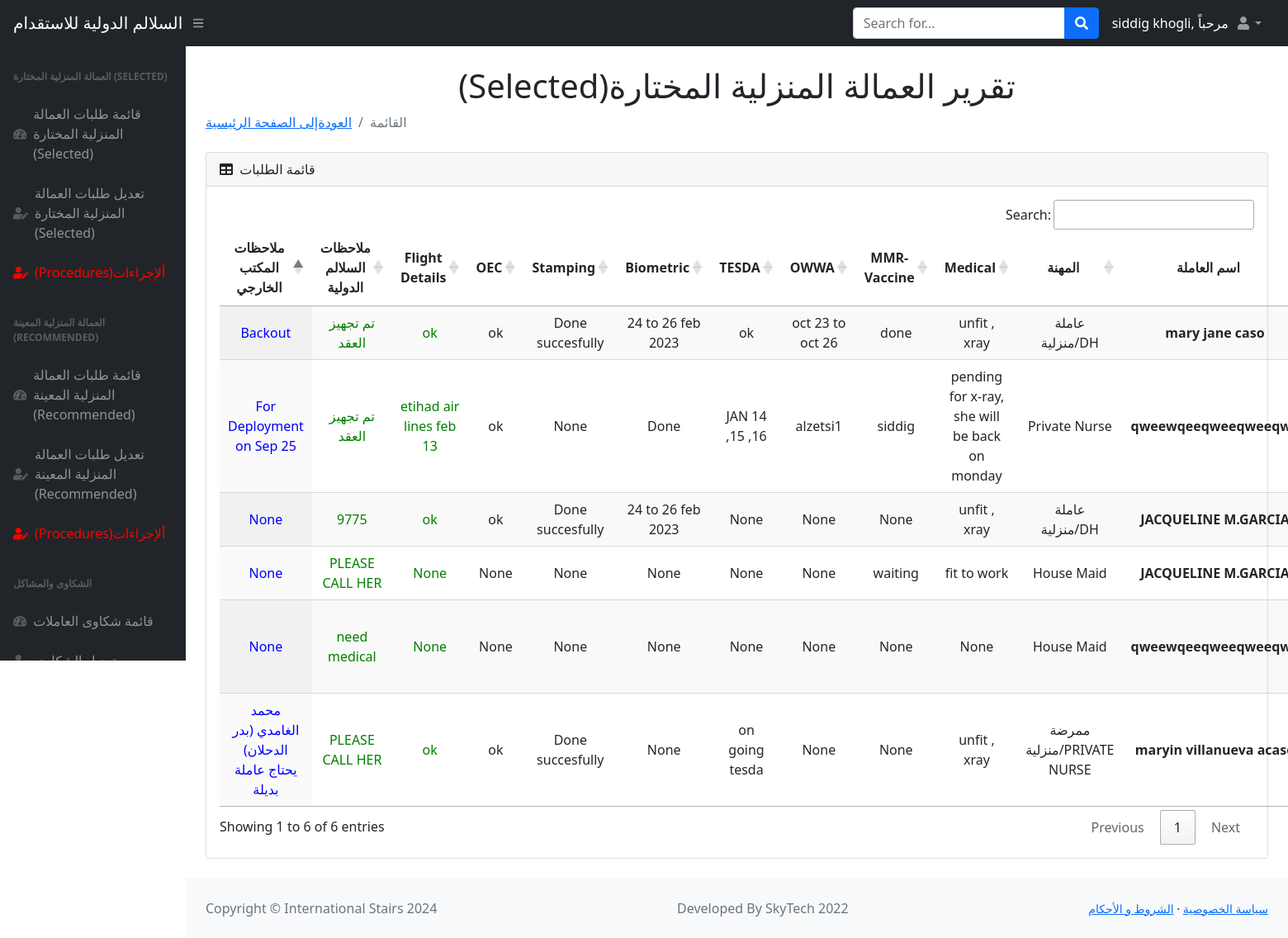
/tables (signed in), run on an earlier commit of the app's database.
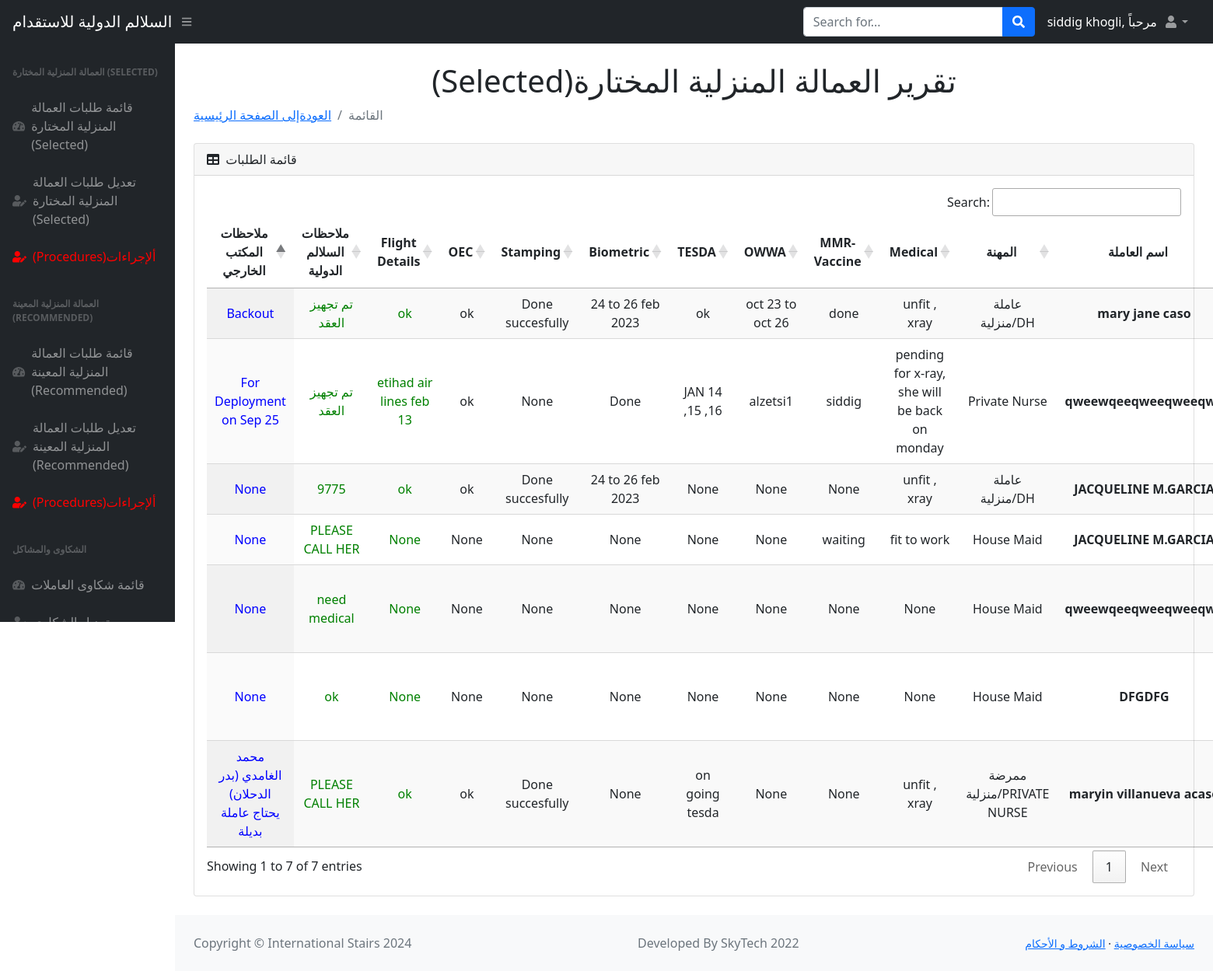
And on a later commit of the database.
### main.py (models this page shows)
class User(UserMixin, db.Model):
    __tablename__ = "admins"
    id = db.Column(db.Integer, primary_key=True)
    email = db.Column(db.String(100), unique=True)
    password = db.Column(db.String(100))
    name = db.Column(db.String(1000))

class Users(db.Model):
    __tablename__ = "users"
    id = db.Column(db.Integer, primary_key=True)
    name = db.Column(db.String(250), nullable=False)
    nid_or_iqama = db.Column(db.BIGINT, nullable=False)
    contact_No = db.Column(db.BIGINT, nullable=False)
    visa = db.Column(db.BIGINT, nullable=False)
    request_date = db.Column(db.Date, nullable=False)
    worker_name = db.Column(db.String(250), nullable=False)
    type = db.Column(db.String(250), nullable=False)
    agency = db.Column(db.String(250), nullable=False)
    selected_or_recommended = db.Column(db.String(250), nullable=False)
    musaned = db.Column(db.String(250), nullable=False)
    embassy_contract = db.Column(db.String(250), nullable=False)
    shipment_date = db.Column(db.Date, nullable=False)
    medical = db.Column(db.String(500), nullable=True)
    mmr_vaccine = db.Column(db.String(500), nullable=True)
    owwa = db.Column(db.String(500), nullable=True)
    tesda = db.Column(db.String(500), nullable=True)
    biometric = db.Column(db.String(500), nullable=True)
    stamping = db.Column(db.String(500), nullable=True)
    oec = db.Column(db.String(500), nullable=True)
    ticket = db.Column(db.String(500), nullable=True)
    deployment_date = db.Column(db.String(500), nullable=True)  # Salalim Remarks
    status = db.Column(db.String(1000), nullable=True)

### main.py (the view)
@app.route("/tables")
def tables():
    added_users = Users.query.all()
    return render_template("tables.html", users=added_users, name=current_user.name, logged_in=True)

### main.py (called while the page is built)
@login_manager.user_loader
def load_user(user_id):
    return User.query.get(int(user_id))

### templates/tables.html (shortened to what this page needs)
<!DOCTYPE html>
<html lang="en">
    <head>
        <link href="https://cdn.jsdelivr.net/npm/simple-datatables@latest/dist/style.css" rel="stylesheet" />
        <link href="static/css/styles.css" rel="stylesheet" />
        <link href="https://cdn.datatables.net/1.11.3/css/jquery.dataTables.min.css" rel="stylesheet" />
        <link href="https://cdn.datatables.net/buttons/2.1.0/css/buttons.dataTables.min.css" rel="stylesheet" />
    </head>
    <body class="sb-nav-fixed">
        <nav class="sb-topnav navbar navbar-expand navbar-dark bg-dark">
            <a class="navbar-brand ps-3" href="index.html">السلالم الدولية للاستقدام</a>
            <button class="btn btn-link btn-sm order-1 order-lg-0 me-4 me-lg-0" id="sidebarToggle" href="#!"><i class="fas fa-bars"></i></button>
            <form class="d-none d-md-inline-block form-inline ms-auto me-0 me-md-3 my-2 my-md-0">
                <div class="input-group">
                    <input class="form-control" type="text" placeholder="Search for..." aria-label="Search for..." aria-describedby="btnNavbarSearch" />
                    <button class="btn btn-primary" id="btnNavbarSearch" type="button"><i class="fas fa-search"></i></button>
                </div>
            </form>
            <div style="color:white">{{name}}, مرحباً </div>
            <ul class="navbar-nav ms-auto ms-md-0 me-3 me-lg-4">
                <li class="nav-item dropdown">
                    <a class="nav-link dropdown-toggle" id="navbarDropdown" href="#" role="button" data-bs-toggle="dropdown" aria-expanded="false"><i class="fas fa-user fa-fw"></i></a>
                </li>
            </ul>
        </nav>
       <div id="layoutSidenav">
            <div id="layoutSidenav_nav">
                <nav class="sb-sidenav accordion sb-sidenav-dark" id="sidenavAccordion">
                    <div class="sb-sidenav-menu">
                        <div class="nav">
                            <div class="sb-sidenav-menu-heading">العمالة المنزلية المختارة (Selected) </div>
                            <a class="nav-link" href="index.html">
                                <div class="sb-nav-link-icon"><i class="fas fa-tachometer-alt"></i></div>
                                قائمة طلبات العمالة المنزلية المختارة (Selected)
                            </a>
                            <a class="nav-link" href="{{url_for('users_list')}}">
                                <div class="sb-nav-link-icon"><i class="fas fa-user-edit"></i></div>
                                تعديل طلبات العمالة المنزلية المختارة (Selected)
                            </a>
                              <a class="nav-link" style="color:red"; href="{{url_for('procedures')}}">
                                <div class="sb-nav-link-icon" style="color:red";><i class="fas fa-user-edit"></i></div>
                                 (Procedures)ألإجراءات
                            </a>
                    <div class="sb-sidenav-menu">
                        <div class="nav">
                            <div class="sb-sidenav-menu-heading">العمالة المنزلية المعينة (Recommended)</div>
                            <a class="nav-link" href="{{url_for('nominated')}}">
                                <div class="sb-nav-link-icon"><i class="fas fa-tachometer-alt"></i></div>
                                 قائمة طلبات العمالة المنزلية المعينة (Recommended)
                            </a>
                            <a class="nav-link" href="{{url_for('nominated_list')}}">
                                <div class="sb-nav-link-icon"><i class="fas fa-user-edit"></i></div>
                                تعديل طلبات العمالة المنزلية المعينة (Recommended)
                            </a>
                              <a class="nav-link" style="color:red"; href="{{url_for('nominated_procedures')}}">
                                <div class="sb-nav-link-icon" style="color:red";><i class="fas fa-user-edit"></i></div>
                                 (Procedures)ألإجراءات
                            </a>
                    <div class="sb-sidenav-menu">
                        <div class="nav">
                            <div class="sb-sidenav-menu-heading">الشكاوى والمشاكل</div>
                            <a class="nav-link" href="{{url_for('complaint')}}">
                                <div class="sb-nav-link-icon"><i class="fas fa-tachometer-alt"></i></div>
                                 قائمة شكاوى العاملات
                            </a>
                            <a class="nav-link" href="{{url_for('complaint_list')}}">
                                <div class="sb-nav-link-icon"><i class="fas fa-user-edit"></i></div>
                                تعديل الشكاوى
                            </a>
                        </div>
                    </div>
                </nav>
            </div>
               <div id="layoutSidenav_content">
                <main>
                    <div class="container-fluid px-4">
                        <h1 class="mt-4" style="text-align:center"> (Selected)تقرير العمالة المنزلية المختارة  </h1>
                        <ol class="breadcrumb mb-4" >
                            <li class="breadcrumb-item" ><a href="index.html" >العودةإلى الصفحة الرئيسية </a></li>
                            <li class="breadcrumb-item active">القائمة</li>
                        </ol>
                        <div class="card mb-4">
                            <div class="card-header">
                                <i class="fas fa-table me-1"></i>
                                قائمة الطلبات
                            </div>
                            <div class="card-body">
                                <table id="datatablesSimple" class="display">
                                    <thead>
                                        <tr>
                                              <th style="text-align:center;">ملاحظات المكتب الخارجي</th>
                                            <th style="text-align:center;">ملاحظات السلالم الدولية</th>
                                            <th style="text-align:center;">Flight Details</th>
                                             <th style="text-align:center;">OEC</th>
                                             <th style="text-align:center;">Stamping</th>
                                             <th style="text-align:center;">Biometric</th>
                                             <th style="text-align:center;">TESDA</th>
                                            <th style="text-align:center;">OWWA</th>
                                            <th style="text-align:center;">MMR-Vaccine</th>
                                            <th style="text-align:center;">Medical</th>
                                            <th style="text-align:center;">المهنة</th>
                                            <th style="text-align:center;">اسم العاملة</th>
                                        </tr>
                                    </thead>
                                    <tbody>
                                    {% for user in users %}
                                        <tr>
                                           <td style="text-align:center; color:blue;">{{user.status}}</td>
                                              <td style="text-align:center; color:green;">{{user.deployment_date}}</td>
                                              <td style="text-align:center; color:green;">{{user.ticket}}</td>
                                               <td style="text-align:center;">{{user.oec}}</td>
                                            <td style="text-align:center;">{{user.stamping}}</td>
                                            <td style="text-align:center;">{{user.biometric}} </td>
                                            <td style="text-align:center;">{{user.tesda}}</td>
                                            <td style="text-align:center;">{{user.owwa}}</td>
                                            <td style="text-align:center;">{{user.mmr_vaccine}}</td>
                                             <td style="text-align:center;">{{user.medical}}</td>
                                            <td style="text-align:center;">{{user.type}}</td>
                                             <td style="text-align:center;"><b>{{user.worker_name}}</b></td>
                                {%endfor%}
                                    </tbody>
                                </table>
                            </div>
                        </div>
                    </div>
                </main>
                <footer class="py-4 bg-light mt-auto">
                    <div class="container-fluid px-4">
                        <div class="d-flex align-items-center justify-content-between small">
                            <div class="text-muted">Copyright &copy; International Stairs 2024</div>
                            <div class="text-muted">Developed By SkyTech 2022</div>
                            <div>
                                <a href="{{url_for('privacy')}}">سياسة الخصوصية</a>
                                &middot;
                                <a href="{{url_for('conditions')}}">الشروط و الأحكام</a>
                            </div>
                        </div>
                    </div>
                </footer>
            </div>
        </div>
    </body>
</html>

What changed in the data, as far as the page shows it:
added Users: status "None", deployment_date "ok", ticket "None", oec "None", stamping "None", biometric "None", tesda "None", owwa "None", mmr_vaccine "None", medical "None", type "House Maid", worker_name "DFGDFG"
Also different on the page:
text written by a page script: "Search: Showing 1 to 6 of 6 entries Previous 1 Next" → "Search: Showing 1 to 7 of 7 entries Previous 1 Next"
